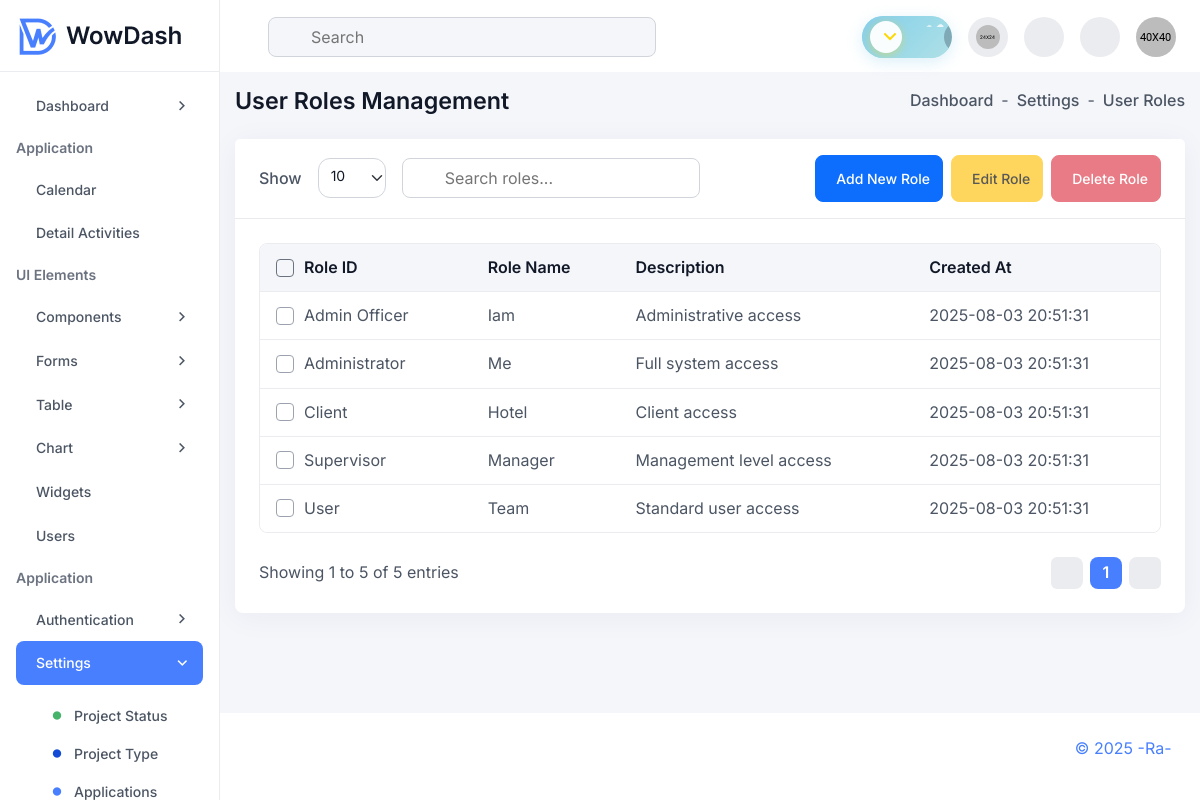
/user-roles.php, run on the app's committed database.
### tables this page shows
CREATE TABLE IF NOT EXISTS user_roles (
    role_id VARCHAR(50) PRIMARY KEY,
    role_name VARCHAR(100) NOT NULL,
    description TEXT,
    created_at TIMESTAMP DEFAULT CURRENT_TIMESTAMP,
    updated_at TIMESTAMP DEFAULT CURRENT_TIMESTAMP ON UPDATE CURRENT_TIMESTAMP
);

### user-roles.php (the view, shortened to what this page needs)
<?php include './partials/layouts/layoutTop.php' ?>
        <div class="dashboard-main-body">
            <div class="d-flex flex-wrap align-items-center justify-content-between gap-3 mb-24">
                <h6 class="fw-semibold mb-0">User Roles Management</h6>
                <ul class="d-flex align-items-center gap-2">
                    <li class="fw-medium">
                        <a href="index.php" class="d-flex align-items-center gap-1 hover-text-primary">
                            Dashboard
                        </a>
                    </li>
                    <li>-</li>
                    <li class="fw-medium">Settings</li>
                    <li>-</li>
                    <li class="fw-medium">User Roles</li>
                </ul>
            </div>
            <div class="card h-100 p-0 radius-12">
                <div class="card-header border-bottom bg-base py-16 px-24 d-flex align-items-center flex-wrap gap-3 justify-content-between">
                    <div class="d-flex align-items-center flex-wrap gap-3">
                        <span class="text-md fw-medium text-secondary-light mb-0">Show</span>
                        <select class="form-select form-select-sm w-auto ps-12 py-6 radius-12 h-40-px">
                            <option>10</option>
                        </select>
                        <form class="navbar-search">
                            <input type="text" class="bg-base h-40-px w-auto" name="search" placeholder="Search roles...">
                        </form>
                    </div>
                    <div class="d-flex align-items-center gap-2">
                        <button class="btn btn-primary text-sm btn-sm px-12 py-12 radius-8 d-flex align-items-center gap-2" data-bs-toggle="modal" data-bs-target="#addRoleModal" id="addBtn">
                        Add New Role
                        </button>
                        <button id="edit-role-btn" class="btn btn-warning text-sm btn-sm px-12 py-12 radius-8 d-flex align-items-center gap-2" disabled>
                            Edit Role
                        </button>
                        <button id="delete-role-btn" class="btn btn-danger text-sm btn-sm px-12 py-12 radius-8 d-flex align-items-center gap-2" disabled>
                            Delete Role
                        </button>
                    </div>
                </div>
                <div class="card-body p-24">
                    <div class="table-responsive scroll-sm">
                        <table class="table bordered-table sm-table mb-0">
                            <thead>
                                <tr>
                                    <th scope="col">
                                        <div class="d-flex align-items-center gap-10">
                                            <div class="form-check style-check d-flex align-items-center">
                                                <input class="form-check-input radius-4 border input-form-dark" type="checkbox" id="selectAll">
                                            </div>
                                            Role ID
                                        </div>
                                    </th>
                                    <th scope="col">Role Name</th>
                                    <th scope="col">Description</th>
                                    <th scope="col">Created At</th>
                                </tr>
                            </thead>
                            <tbody>
<?php
include_once __DIR__ . '/partials/db_connection.php';
$sql = "SELECT role_id, role_name, description, created_at FROM user_roles ORDER BY role_id";
$result = $conn->query($sql);
if ($result && $result->num_rows > 0) {
    while ($row = $result->fetch_assoc()) {
        echo '<tr id="role-row-' . htmlspecialchars($row["role_id"]) . '"
            data-role-id="' . htmlspecialchars($row["role_id"]) . '"
            data-role-name="' . htmlspecialchars($row["role_name"]) . '"
            data-description="' . htmlspecialchars($row["description"]) . '">';
        echo '<td>';
        echo '<div class="d-flex align-items-center gap-10">';
        echo '<div class="form-check style-check d-flex align-items-center">';
        echo '<input class="form-check-input role-checkbox radius-4 border border-neutral-400" type="checkbox" value="' . htmlspecialchars($row["role_id"]) . '">';
        echo '</div>';
        echo '<span class="role-id">' . htmlspecialchars($row["role_id"]) . '</span>';
        echo '</div>';
        echo '</td>';
        echo '<td class="role-name">' . htmlspecialchars($row["role_name"]) . '</td>';
        echo '<td class="description">' . htmlspecialchars($row["description"]) . '</td>';
        echo '<td>' . htmlspecialchars($row["created_at"]) . '</td>';
        echo '</tr>';
    }
} else {
    echo '<tr><td colspan="4" class="text-center">No roles found.</td></tr>';
}
?>
                            </tbody>
                        </table>
                    </div>
                    <div class="d-flex align-items-center justify-content-between flex-wrap gap-2 mt-24">
                        <span>Showing 1 to 5 of 5 entries</span>
                        <ul class="pagination d-flex flex-wrap align-items-center gap-2 justify-content-center">
                            <li class="page-item">
                                <a class="page-link bg-neutral-200 text-secondary-light fw-semibold radius-8 border-0 d-flex align-items-center justify-content-center h-32-px w-32-px text-md" href="javascript:void(0)">
                                </a>
                            </li>
                            <li class="page-item">
                                <a class="page-link text-secondary-light fw-semibold radius-8 border-0 d-flex align-items-center justify-content-center h-32-px w-32-px text-md bg-primary-600 text-white" href="javascript:void(0)">1</a>
                            </li>
                            <li class="page-item">
                                <a class="page-link bg-neutral-200 text-secondary-light fw-semibold radius-8 border-0 d-flex align-items-center justify-content-center h-32-px w-32-px text-md" href="javascript:void(0)">
                                </a>
                            </li>
                        </ul>
                    </div>
                </div>
            </div>
        </div>
<?php include './partials/layouts/layoutBottom.php' ?>

### data on the page
user_roles: role_id "Admin Officer", role_name "Iam", description "Administrative access", created_at "2025-08-03 20:51:31"
user_roles: role_id "Administrator", role_name "Me", description "Full system access", created_at "2025-08-03 20:51:31"
user_roles: role_id "Client", role_name "Hotel", description "Client access", created_at "2025-08-03 20:51:31"
user_roles: role_id "Supervisor", role_name "Manager", description "Management level access", created_at "2025-08-03 20:51:31"
user_roles: role_id "User", role_name "Team", description "Standard user access", created_at "2025-08-03 20:51:31"
